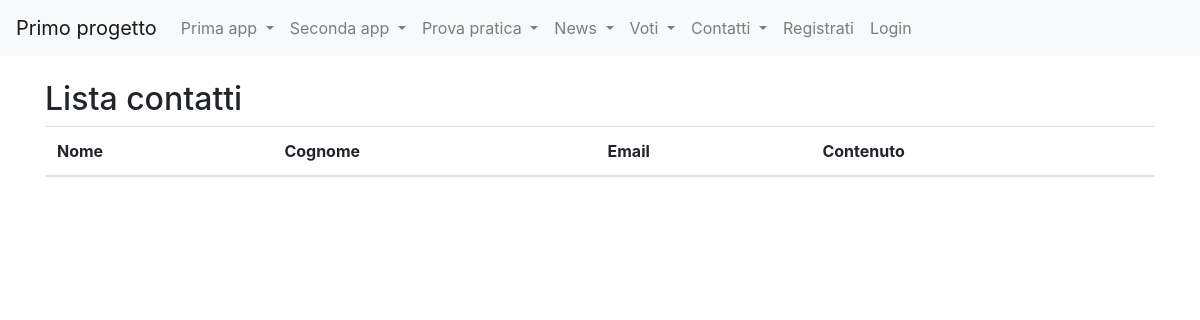
Before: /forms_app/lista_contatti/ with the older database file.
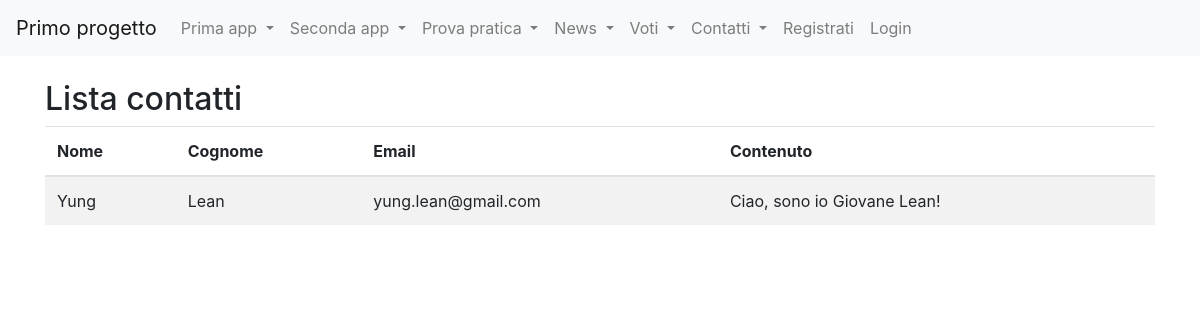
After: the same page with the newer database file.
### forms_app/models.py (models this page shows)
class Contatto(models.Model):
    nome = models.CharField(max_length=100)
    cognome = models.CharField(max_length=100)
    email = models.CharField(max_length=200)
    contenuto = models.CharField()

### forms_app/views.py (the view)
# urls.py: path('lista_contatti/', listaContatti, name='lista_contatti'),
def listaContatti(request):
    contatti = Contatto.objects.all()
    context = {
        "contatti": contatti
    }
    return render(request, "forms_app/lista_contatti.html", context)

### forms_app/templates/forms_app/lista_contatti.html
{% extends 'base.html' %}
{% block content%}
<h2> Lista contatti</h2>
<table class= "table table-striped">
    <thead>
        <tr>
            <th>Nome</th>
            <th>Cognome</th>
            <th>Email</th>
            <th>Contenuto</th>
        </tr>
    </thead>
    <tbody>
        {% for contatto in contatti%}
            <tr>
                <td>{{contatto.nome}}</td>
                <td>{{contatto.cognome}}</td>
                <td>{{contatto.email}}</td>
                <td>{{contatto.contenuto}}</td>
            </tr>
        {% endfor %}
    </tbody>
</table>
{% endblock %}

Changed rows visible on the page:
added Contatto: nome "Yung", cognome "Lean", email "yung.lean@gmail.com", contenuto "Ciao, sono io Giovane Lean!"
